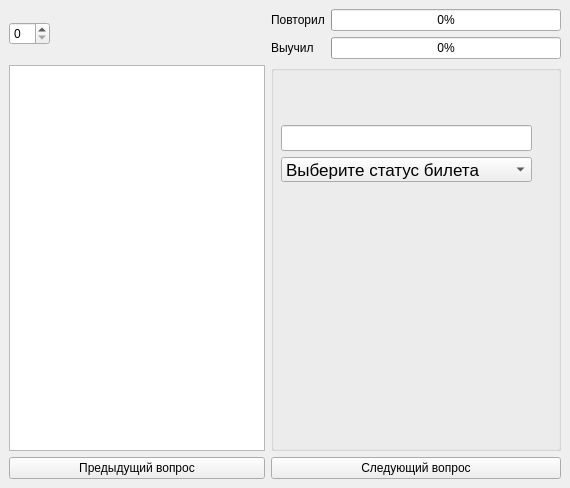
<?xml version="1.0" encoding="UTF-8"?>
<ui version="4.0">
 <class>MainWindow</class>
 <widget class="QMainWindow" name="MainWindow">
  <property name="geometry">
   <rect>
    <x>0</x>
    <y>0</y>
    <width>570</width>
    <height>488</height>
   </rect>
  </property>
  <property name="sizePolicy">
   <sizepolicy hsizetype="Preferred" vsizetype="Preferred">
    <horstretch>0</horstretch>
    <verstretch>0</verstretch>
   </sizepolicy>
  </property>
  <property name="windowTitle">
   <string>Procrastination</string>
  </property>
  <widget class="QWidget" name="centralwidget">
   <layout class="QGridLayout" name="gridLayout_2">
    <item row="0" column="0">
     <layout class="QGridLayout" name="gridLayout">
      <property name="sizeConstraint">
       <enum>QLayout::SizeConstraint::SetDefaultConstraint</enum>
      </property>
      <item row="2" column="0">
       <widget class="QPushButton" name="pushButton">
        <property name="text">
         <string>Предыдущий вопрос</string>
        </property>
       </widget>
      </item>
      <item row="1" column="0">
       <widget class="QListWidget" name="listWidget">
        <property name="sizePolicy">
         <sizepolicy hsizetype="Preferred" vsizetype="Expanding">
          <horstretch>0</horstretch>
          <verstretch>0</verstretch>
         </sizepolicy>
        </property>
        <property name="font">
         <font>
          <pointsize>16</pointsize>
         </font>
        </property>
       </widget>
      </item>
      <item row="0" column="0">
       <widget class="QSpinBox" name="spinBox">
        <property name="sizePolicy">
         <sizepolicy hsizetype="Fixed" vsizetype="Fixed">
          <horstretch>0</horstretch>
          <verstretch>0</verstretch>
         </sizepolicy>
        </property>
       </widget>
      </item>
      <item row="2" column="1">
       <widget class="QPushButton" name="pushButton_2">
        <property name="text">
         <string>Следующий вопрос</string>
        </property>
       </widget>
      </item>
      <item row="1" column="1">
       <widget class="QGroupBox" name="groupBox">
        <property name="font">
         <font>
          <pointsize>13</pointsize>
         </font>
        </property>
        <property name="title">
         <string/>
        </property>
        <widget class="QWidget" name="verticalLayoutWidget">
         <property name="geometry">
          <rect>
           <x>10</x>
           <y>0</y>
           <width>251</width>
           <height>117</height>
          </rect>
         </property>
         <layout class="QVBoxLayout" name="verticalLayout_2">
          <item>
           <widget class="QLabel" name="label">
            <property name="font">
             <font>
              <pointsize>16</pointsize>
             </font>
            </property>
            <property name="text">
             <string/>
            </property>
           </widget>
          </item>
          <item>
           <widget class="QLabel" name="label_2">
            <property name="font">
             <font>
              <pointsize>16</pointsize>
             </font>
            </property>
            <property name="text">
             <string/>
            </property>
           </widget>
          </item>
          <item>
           <widget class="QLineEdit" name="lineEdit">
            <property name="font">
             <font>
              <pointsize>16</pointsize>
             </font>
            </property>
            <property name="frame">
             <bool>true</bool>
            </property>
           </widget>
          </item>
          <item>
           <widget class="QComboBox" name="comboBox">
            <item>
             <property name="text">
              <string>Выберите статус билета</string>
             </property>
            </item>
            <item>
             <property name="text">
              <string>Ещё не повторял</string>
             </property>
            </item>
            <item>
             <property name="text">
              <string>Надо ещё повторить</string>
             </property>
            </item>
            <item>
             <property name="text">
              <string>Полностью выучен</string>
             </property>
            </item>
           </widget>
          </item>
         </layout>
        </widget>
       </widget>
      </item>
      <item row="0" column="1">
       <layout class="QFormLayout" name="formLayout">
        <property name="labelAlignment">
         <set>Qt::AlignmentFlag::AlignLeading|Qt::AlignmentFlag::AlignLeft|Qt::AlignmentFlag::AlignVCenter</set>
        </property>
        <property name="formAlignment">
         <set>Qt::AlignmentFlag::AlignLeading|Qt::AlignmentFlag::AlignLeft|Qt::AlignmentFlag::AlignTop</set>
        </property>
        <item row="0" column="0">
         <widget class="QLabel" name="label_3">
          <property name="text">
           <string>Повторил</string>
          </property>
         </widget>
        </item>
        <item row="1" column="0">
         <widget class="QLabel" name="label_4">
          <property name="text">
           <string>Выучил</string>
          </property>
         </widget>
        </item>
        <item row="0" column="1">
         <widget class="QProgressBar" name="progressBar">
          <property name="maximum">
           <number>1</number>
          </property>
          <property name="value">
           <number>0</number>
          </property>
         </widget>
        </item>
        <item row="1" column="1">
         <widget class="QProgressBar" name="progressBar_2">
          <property name="minimum">
           <number>0</number>
          </property>
          <property name="maximum">
           <number>1</number>
          </property>
          <property name="value">
           <number>0</number>
          </property>
         </widget>
        </item>
       </layout>
      </item>
     </layout>
    </item>
   </layout>
  </widget>
 </widget>
 <resources/>
 <connections/>
</ui>
